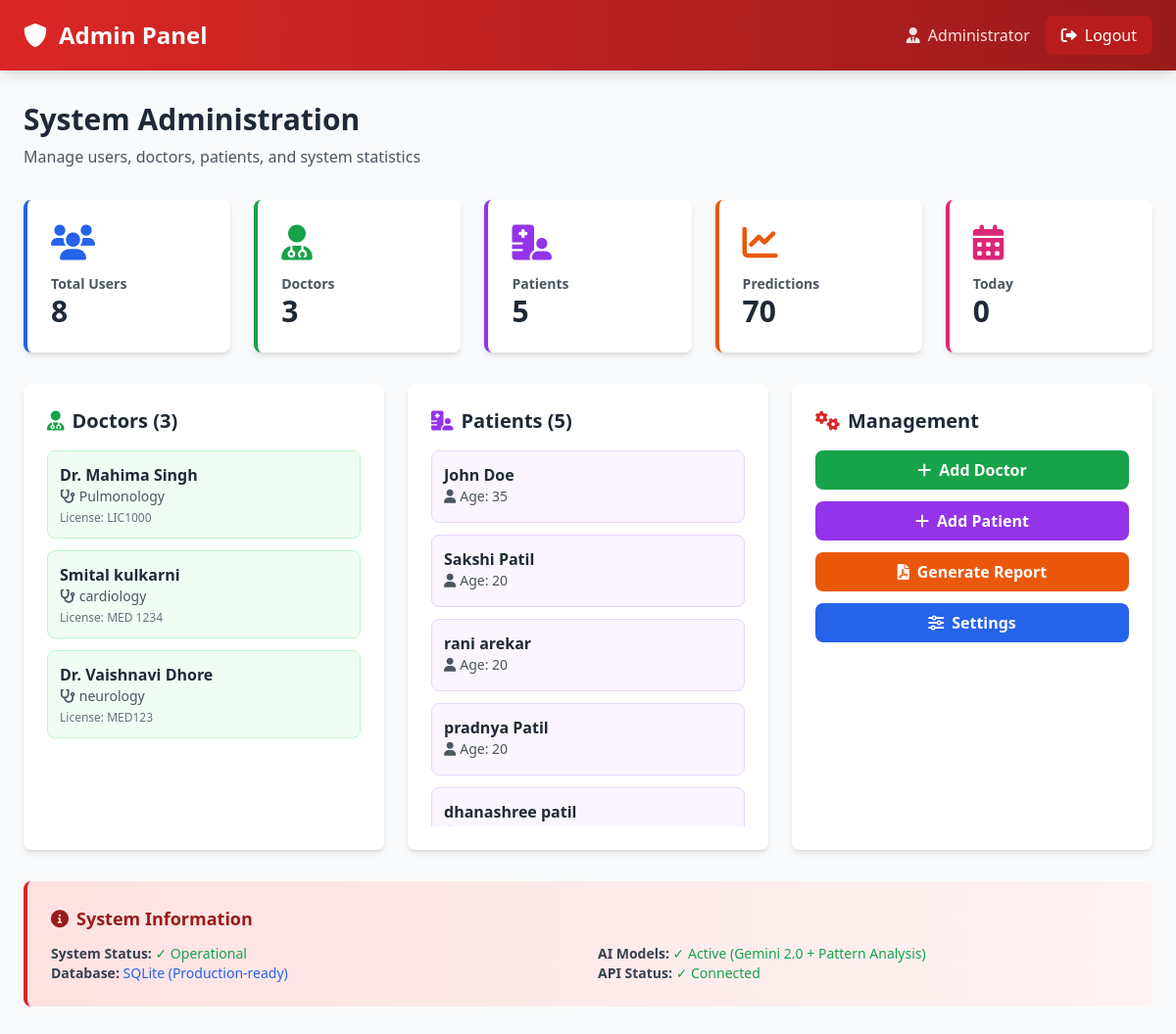
The page /dashboard/admin (signed in) on the database as committed earlier.
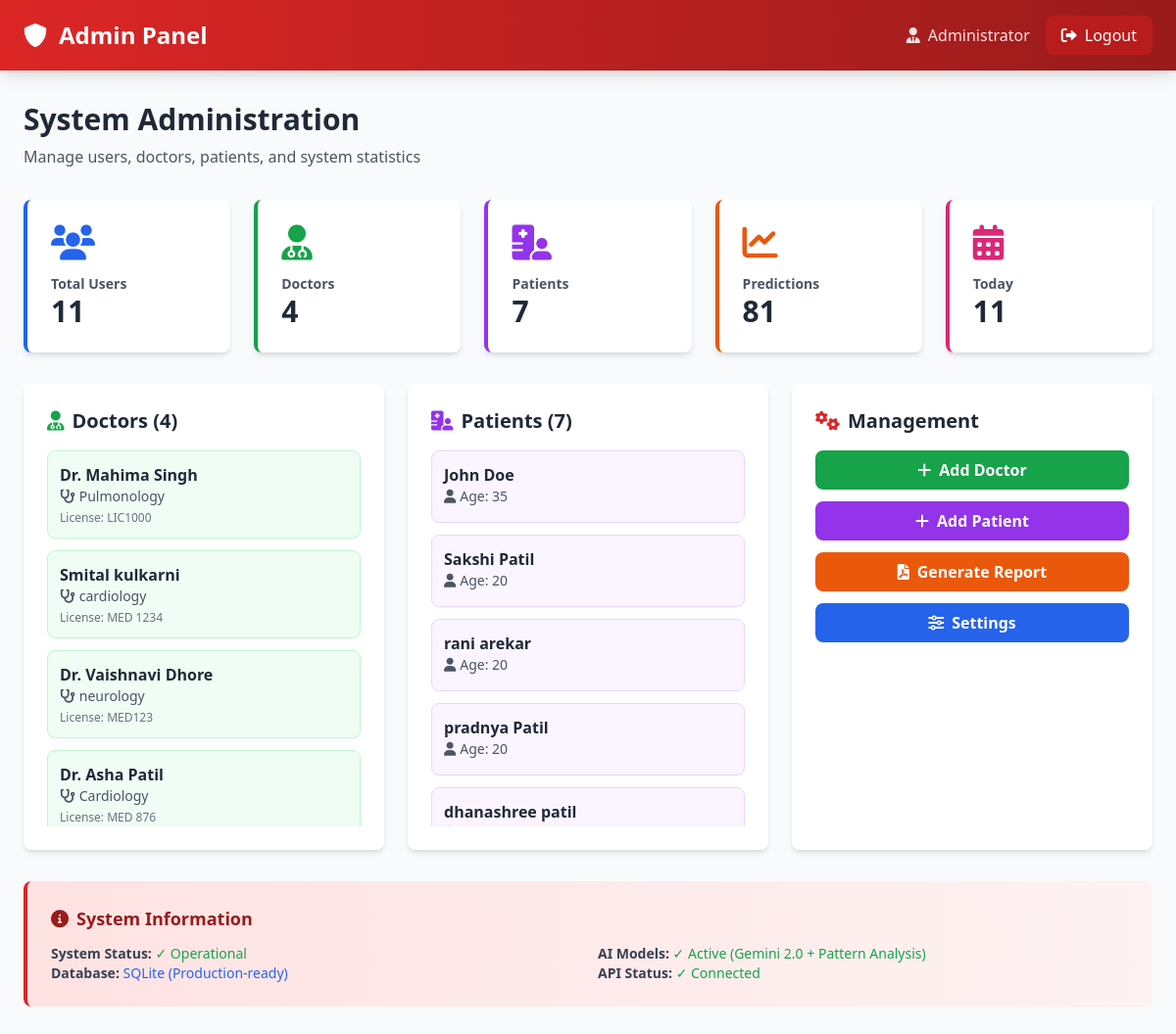
The same page on the database as committed later.
### app/models.py (models this page shows, shortened)
class Doctor(db.Model):
    __tablename__ = 'doctors'
    id = db.Column(db.Integer, primary_key=True)
    user_id = db.Column(db.Integer, db.ForeignKey('users.id'), nullable=False, unique=True)
    full_name = db.Column(db.String(120), nullable=False)
    specialization = db.Column(db.String(100), nullable=False)
    phone = db.Column(db.String(20))
    license_number = db.Column(db.String(50), unique=True)
    created_at = db.Column(db.DateTime, nullable=False, default=datetime.utcnow)
    patients = db.relationship('DoctorPatient', backref='doctor', cascade='all, delete-orphan')
    predictions = db.relationship('Prediction', backref='doctor', lazy=True)

class Patient(db.Model):
    __tablename__ = 'patients'
    id = db.Column(db.Integer, primary_key=True)
    user_id = db.Column(db.Integer, db.ForeignKey('users.id'), nullable=True, unique=True)  # Made nullable for Asha-managed patients
    full_name = db.Column(db.String(120), nullable=False)
    age = db.Column(db.Integer)
    gender = db.Column(db.String(10))
    phone = db.Column(db.String(20))
    address = db.Column(db.String(255))
    region = db.Column(db.String(100))  # Region for Asha Worker filtering
    medical_history = db.Column(db.Text)
    diagnosed_disease = db.Column(db.String(255))  # For Asha-managed patients
    asha_worker_id = db.Column(db.Integer, db.ForeignKey('asha_workers.id'), nullable=True)  # Link to Asha Worker
    created_at = db.Column(db.DateTime, nullable=False, default=datetime.utcnow)
    doctors = db.relationship('DoctorPatient', backref='patient', cascade='all, delete-orphan')
    predictions = db.relationship('Prediction', backref='patient', lazy=True)

### app/dashboard_routes.py (the view)
@dashboards.route('/admin', methods=['GET'])
@login_required
@role_required('admin')
def admin_dashboard():
    admin = get_current_admin()
    stats = get_admin_stats()
    doctors = Doctor.query.all()
    patients = Patient.query.all()
    return render_template('dashboards/admin_dashboard.html',
                         admin=admin,
                         stats=stats,
                         doctors=doctors,
                         patients=patients)

### app/auth.py (called while the page is built)
def login_required(f):
    @wraps(f)
    def decorated_function(*args, **kwargs):
        if 'user_id' not in session:
            flash('Please log in first', 'warning')
            return redirect(url_for('routes.index'))
        return f(*args, **kwargs)
    return decorated_function

def role_required(*allowed_roles):
    def decorator(f):
        @wraps(f)
        def decorated_function(*args, **kwargs):
            if 'user_id' not in session:
                flash('Please log in first', 'warning')
                return redirect(url_for('login'))
            if session.get('user_role') not in allowed_roles:
                flash('You do not have permission to access this page', 'danger')
                return redirect(url_for('index'))
            return f(*args, **kwargs)
        return decorated_function
    return decorator

def get_current_user():
    user_id = session.get('user_id')
    if user_id:
        return User.query.get(user_id)
    return None

def get_current_admin():
    from app.models import Admin
    user = get_current_user()
    if user and user.admin:
        return user.admin
    return None

### app/templates/dashboards/admin_dashboard.html (shortened to what the changed rows need)
<!DOCTYPE html>
<html lang="en">
<head>
    <script src="https://cdn.tailwindcss.com"></script>
    <link rel="stylesheet" href="https://cdnjs.cloudflare.com/ajax/libs/font-awesome/6.0.0/css/all.min.css">
</head>
<body class="bg-gray-50">
    <nav class="bg-gradient-to-r from-red-600 to-red-800 text-white shadow-lg">
        <div class="max-w-7xl mx-auto px-6 py-4">
            <div class="flex justify-between items-center">
                <div class="flex items-center space-x-3">
                    <h1 class="text-2xl font-bold">Admin Panel</h1>
                </div>
            </div>
        </div>
    </nav>
    <div class="max-w-7xl mx-auto px-6 py-8">
        <div class="mb-8">
            <h2 class="text-3xl font-bold text-gray-800 mb-2">System Administration</h2>
        </div>
        <div class="grid grid-cols-1 md:grid-cols-5 gap-6 mb-8">
            <div class="bg-white rounded-lg shadow-md p-6 border-l-4 border-blue-600">
                <i class="fas fa-users text-4xl text-blue-600 mb-3"></i>
                <h3 class="text-gray-600 text-sm font-semibold">Total Users</h3>
                <p class="text-3xl font-bold text-gray-800">{{ stats.total_users }}</p>
            </div>
            <div class="bg-white rounded-lg shadow-md p-6 border-l-4 border-green-600">
                <i class="fas fa-user-md text-4xl text-green-600 mb-3"></i>
                <h3 class="text-gray-600 text-sm font-semibold">Doctors</h3>
                <p class="text-3xl font-bold text-gray-800">{{ stats.total_doctors }}</p>
            </div>
            <div class="bg-white rounded-lg shadow-md p-6 border-l-4 border-purple-600">
                <i class="fas fa-hospital-user text-4xl text-purple-600 mb-3"></i>
                <h3 class="text-gray-600 text-sm font-semibold">Patients</h3>
                <p class="text-3xl font-bold text-gray-800">{{ stats.total_patients }}</p>
            </div>
            <div class="bg-white rounded-lg shadow-md p-6 border-l-4 border-orange-600">
                <i class="fas fa-chart-line text-4xl text-orange-600 mb-3"></i>
                <h3 class="text-gray-600 text-sm font-semibold">Predictions</h3>
                <p class="text-3xl font-bold text-gray-800">{{ stats.total_predictions }}</p>
            </div>
            <div class="bg-white rounded-lg shadow-md p-6 border-l-4 border-pink-600">
                <i class="fas fa-calendar-alt text-4xl text-pink-600 mb-3"></i>
                <h3 class="text-gray-600 text-sm font-semibold">Today</h3>
                <p class="text-3xl font-bold text-gray-800">{{ stats.predictions_today }}</p>
            </div>
        </div>
        <div class="grid grid-cols-1 lg:grid-cols-3 gap-6 mb-8">
            <div class="bg-white rounded-lg shadow-md p-6 lg:col-span-1">
                <h3 class="text-xl font-bold text-gray-800 mb-4">
                    <i class="fas fa-user-md mr-2 text-green-600"></i>Doctors ({{ stats.total_doctors }})
                </h3>
                <div class="space-y-3 max-h-96 overflow-y-auto">
                    {% if doctors %}
                        {% for doctor in doctors[:5] %}
                            <div class="bg-green-50 border border-green-200 rounded-lg p-3">
                                <p class="font-semibold text-gray-800">{{ doctor.full_name }}</p>
                                <p class="text-sm text-gray-600"><i class="fas fa-stethoscope mr-1"></i>{{ doctor.specialization }}</p>
                                <p class="text-xs text-gray-500 mt-1">License: {{ doctor.license_number }}</p>
                            </div>
                        {% endfor %}
                    {% else %}
                        <p class="text-gray-600 text-center py-6">No doctors yet</p>
                    {% endif %}
                </div>
            </div>
            <div class="bg-white rounded-lg shadow-md p-6 lg:col-span-1">
                <h3 class="text-xl font-bold text-gray-800 mb-4">
                    <i class="fas fa-hospital-user mr-2 text-purple-600"></i>Patients ({{ stats.total_patients }})
                </h3>
                <div class="space-y-3 max-h-96 overflow-y-auto">
                    {% if patients %}
                        {% for patient in patients[:5] %}
                            <div class="bg-purple-50 border border-purple-200 rounded-lg p-3">
                                <p class="font-semibold text-gray-800">{{ patient.full_name }}</p>
                                <p class="text-sm text-gray-600"><i class="fas fa-user mr-1"></i>Age: {{ patient.age or 'N/A' }}</p>
                            </div>
                        {% endfor %}
                    {% else %}
                        <p class="text-gray-600 text-center py-6">No patients yet</p>
                    {% endif %}
                </div>
            </div>
        </div>
    </div>
</body>
</html>

Rows that differ between the two databases and show on the page:
added Doctor: full_name "Dr. Asha Patil", specialization "Cardiology", license_number "MED 876"
Other text that changed with them:
{{ stats.total_users }}: "8" → "11"
{{ stats.total_doctors }}: "3" → "4"
{{ stats.total_patients }}: "5" → "7"
{{ stats.total_predictions }}: "70" → "81"
{{ stats.predictions_today }}: "0" → "11"
